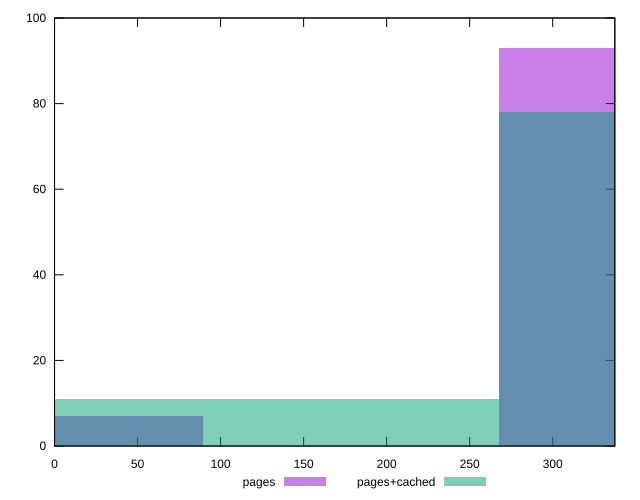

This figure's gnuplot source:
reset

$pages <<EOF
356.9876113174801 93
0 7
EOF

$pagesCached <<EOF
356.9876113174801 78
178.49380565874006 11
0 11
EOF

set key outside below
set boxwidth 178.49380565874006
set xrange [0:337.406]
set yrange [0:100]
set trange [0:100]
set style fill transparent solid 0.5 noborder
set terminal svg size 640, 500 enhanced background rgb 'white'
set output "report_00017_2021-02-10T15-08-03.406Z/uses-rel-preconnect/comparison/histogram/0_vs_1.svg"

plot $pages title "pages" with boxes, \
     $pagesCached title "pages+cached" with boxes

reset
